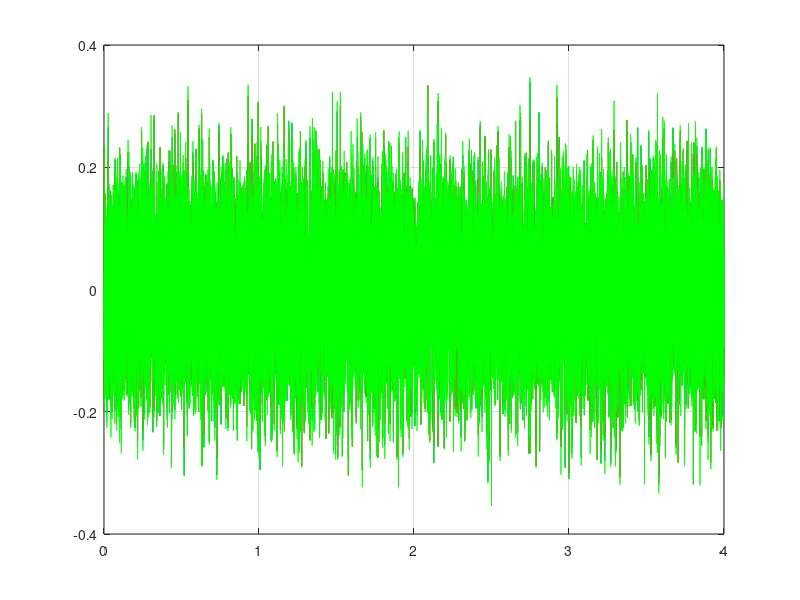
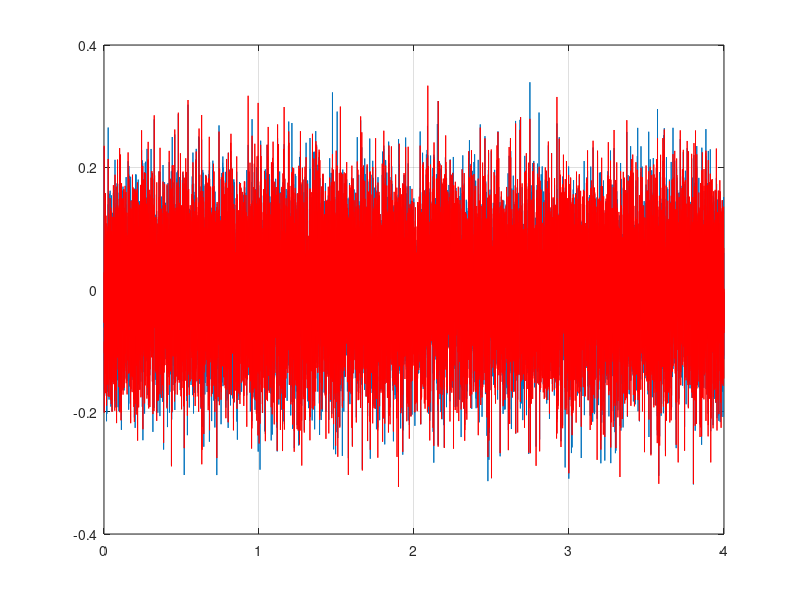
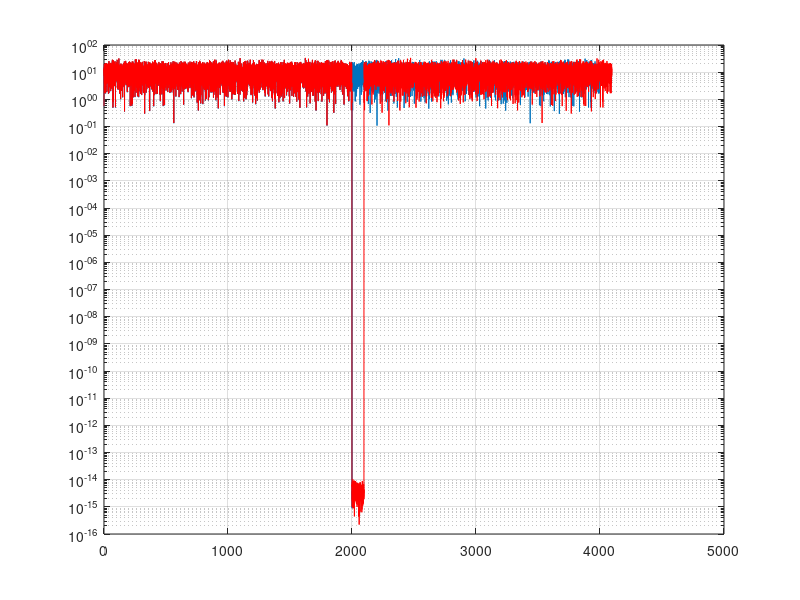

These figures' MATLAB source, in order:
% resampling : campionamento a 4000 e 4096

f1=4000;
f2=4096;
f0=f2*125;

N=f0*4;
N4=N/(2*128)
y=randn(1,N);
y=fft(y);
y(N4+1:N-N4+1)=0;
M=10;
NM=N4-M
y(NM:N4)=y(NM:N4).*(M:-1:0)/M;
y(N+2-NM:-1:N+2-N4)=conj(y(NM:N4));
y=ifft(y);

y1=y(1:128:N);
y2=y(1:125:N);

x=(1:N)/f0;
x1=x(1:128:N);
x2=x(1:125:N);
figure
plot(x1,y1),hold on,plot(x2,y2,'r'),plot(x,y,'g'),grid on;
figure
plot(x1,y1),hold on,plot(x2,y2,'r'),grid on;

yy1=abs(fft(y1));
yy2=abs(fft(y2));
f1=(0:length(yy1)-1)*f1/length(yy1);
f2=(0:length(yy2)-1)*f2/length(yy2);
figure,semilogy(f1,yy1),hold on,semilogy(f2,yy2,'r'),grid on;